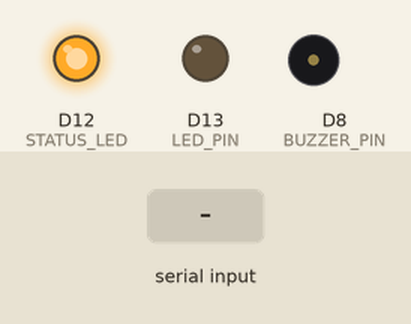
Bench run of a sketch on a simulated Arduino Uno R4 WiFi. On the bench: output pins drawn as LEDs (lit = HIGH), buzzer (waves = sounding). Dashed ring = blinking. The test bench sets the inputs (shaded band). WiFi joins after 1.5 s; servers stay silent unless stated; uploads are accepted with an empty reply; what the sketch prints to the serial monitor is not drawn.

Above: at 4.1 s.
4.2 s: "BOTTLE_DETECTED\n" received over Serial
At 4.3 s:
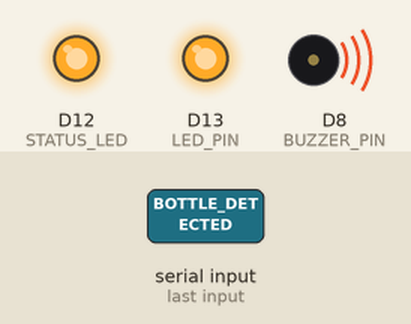
At 4.8 s:
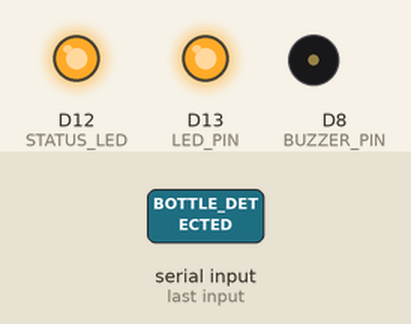
8.4 s: "RESET\n" received over Serial
At 9.06 s:
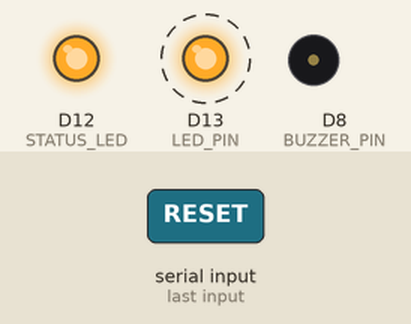
Timing chart, 0 to 11.4 s (numbered marks = the images above; inputs shaded):
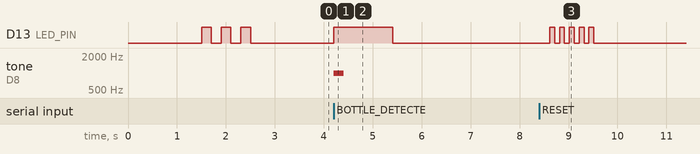

The sketch:

arduino_yolo_firebase.ino
```cpp
/*
  Arduino R4 WiFi - YOLO to Firebase Integration
  รับข้อมูลจาก YOLO Python script และส่งไปยัง Firebase

  Hardware Requirements:
  - Arduino UNO R4 WiFi
  - LED (optional for status indication)
  - Buzzer (optional for audio feedback)

  Connections:
  - LED: Pin 13 (built-in LED)
  - Buzzer: Pin 8 (optional)
*/

#include <WiFiS3.h>
#include <ArduinoHttpClient.h>
#include <ArduinoJson.h>

// WiFi Configuration
const char* ssid = "YOUR_WIFI_SSID";     // เปลี่ยนเป็น WiFi ของคุณ
const char* password = "YOUR_WIFI_PASSWORD"; // เปลี่ยนเป็นรหัสผ่าน WiFi

// Firebase Configuration
const char* firebase_host = "takultoujink-default-rtdb.asia-southeast1.firebasedatabase.app";
const int firebase_port = 443;
const String firebase_path = "/bottle_data";
const String user_id = "arduino_user"; // หรือใช้ USER_ID จาก web

// Pin Configuration
const int LED_PIN = 13;        // Built-in LED
const int BUZZER_PIN = 8;      // Buzzer (optional)
const int STATUS_LED = 12;     // Status LED (optional)

// Variables
int bottle_count = 0;
int total_points = 0;
WiFiSSLClient wifi;
HttpClient client = HttpClient(wifi, firebase_host, firebase_port);
String incoming_data = "";

void setup() {
  Serial.begin(115200);

  // Initialize pins
  pinMode(LED_PIN, OUTPUT);
  pinMode(BUZZER_PIN, OUTPUT);
  pinMode(STATUS_LED, OUTPUT);

  // Initial LED state
  digitalWrite(LED_PIN, LOW);
  digitalWrite(STATUS_LED, LOW);

  Serial.println("🚀 Arduino R4 - YOLO to Firebase Bridge");
  Serial.println("=======================================");

  // Connect to WiFi
  connectToWiFi();

  // Test Firebase connection
  testFirebaseConnection();

  Serial.println("✅ System ready! Waiting for YOLO data...");
  digitalWrite(STATUS_LED, HIGH); // System ready indicator
}

void loop() {
  // Check for data from YOLO Python script
  if (Serial.available()) {
    String command = Serial.readStringUntil('\n');
    command.trim();

    if (command == "BOTTLE_DETECTED") {
      handleBottleDetection();
    } else if (command.startsWith("COUNT:")) {
      int count = command.substring(6).toInt();
      updateBottleCount(count);
    } else if (command == "RESET") {
      resetCounter();
    }
  }

  // Check WiFi connection
  if (WiFi.status() != WL_CONNECTED) {
    Serial.println("⚠️  WiFi disconnected. Reconnecting...");
    connectToWiFi();
  }

  delay(100);
}

void connectToWiFi() {
  Serial.print("🔗 Connecting to WiFi: ");
  Serial.println(ssid);

  WiFi.begin(ssid, password);

  int attempts = 0;
  while (WiFi.status() != WL_CONNECTED && attempts < 20) {
    delay(500);
    Serial.print(".");
    attempts++;
  }

  if (WiFi.status() == WL_CONNECTED) {
    Serial.println();
    Serial.println("✅ WiFi connected!");
    Serial.print("📡 IP address: ");
    Serial.println(WiFi.localIP());

    // Blink LED to indicate WiFi connection
    for (int i = 0; i < 3; i++) {
      digitalWrite(LED_PIN, HIGH);
      delay(200);
      digitalWrite(LED_PIN, LOW);
      delay(200);
    }
  } else {
    Serial.println();
    Serial.println("❌ WiFi connection failed!");
  }
}

void testFirebaseConnection() {
  Serial.println("🧪 Testing Firebase connection...");

  String test_data = "{\"test\":\"arduino_connection\",\"timestamp\":" + String(millis()) + "}";

  if (sendToFirebase("/test/arduino.json", test_data)) {
    Serial.println("✅ Firebase connection successful!");
  } else {
    Serial.println("❌ Firebase connection failed!");
  }
}

void handleBottleDetection() {
  bottle_count++;
  total_points += 10; // 10 points per bottle

  Serial.println("🍼 Bottle detected!");
  Serial.println("Count: " + String(bottle_count));
  Serial.println("Points: " + String(total_points));

  // Visual feedback
  digitalWrite(LED_PIN, HIGH);

  // Audio feedback (if buzzer connected)
  tone(BUZZER_PIN, 1000, 200);

  // Send to Firebase
  sendBottleDataToFirebase();

  // Turn off LED after 1 second
  delay(1000);
  digitalWrite(LED_PIN, LOW);
}

void updateBottleCount(int count) {
  bottle_count = count;
  total_points = count * 10;

  Serial.println("📊 Count updated: " + String(bottle_count));
  sendBottleDataToFirebase();
}

void resetCounter() {
  bottle_count = 0;
  total_points = 0;

  Serial.println("🔄 Counter reset!");
  sendBottleDataToFirebase();

  // Blink LED to indicate reset
  for (int i = 0; i < 5; i++) {
    digitalWrite(LED_PIN, HIGH);
    delay(100);
    digitalWrite(LED_PIN, LOW);
    delay(100);
  }
}

void sendBottleDataToFirebase() {
  // Create JSON data
  StaticJsonDocument<200> doc;
  doc["user_id"] = user_id;
  doc["bottle_count"] = bottle_count;
  doc["total_points"] = total_points;
  doc["timestamp"] = millis();
  doc["device"] = "arduino_r4";

  String json_string;
  serializeJson(doc, json_string);

  // Send to Firebase
  String path = firebase_path + "/" + user_id + ".json";

  if (sendToFirebase(path, json_string)) {
    Serial.println("✅ Data sent to Firebase successfully!");
  } else {
    Serial.println("❌ Failed to send data to Firebase!");
  }
}

bool sendToFirebase(String path, String data) {
  Serial.println("📤 Sending to Firebase: " + path);

  client.beginRequest();
  client.put(path);
  client.sendHeader("Content-Type", "application/json");
  client.sendHeader("Content-Length", data.length());
  client.beginBody();
  client.print(data);
  client.endRequest();

  int statusCode = client.responseStatusCode();
  String response = client.responseBody();

  Serial.println("📥 Response code: " + String(statusCode));
  Serial.println("📥 Response: " + response);

  return (statusCode == 200);
}

// Function to handle commands from web interface
void handleWebCommand(String command) {
  if (command == "GET_STATUS") {
    // Send current status back
    Serial.println("STATUS:" + String(bottle_count) + "," + String(total_points));
  } else if (command == "RESET_COUNT") {
    resetCounter();
  }
}

// Function to send status updates to web
void sendStatusUpdate() {
  Serial.println("UPDATE:" + String(bottle_count) + "," + String(total_points));
}
```

Measured:
- after the input at 4.2 s, D13 (LED_PIN): LOW → HIGH at once, → LOW 1.2 s later; tone on D8 (BUZZER_PIN): silent → 1000 Hz at once, → silent 0.20 s later
- after the input at 8.4 s, D13 (LED_PIN): alternates HIGH for 0.10 s and LOW for 0.10 s, 10 changes in all, then stays LOW, starting after 0.22 s
